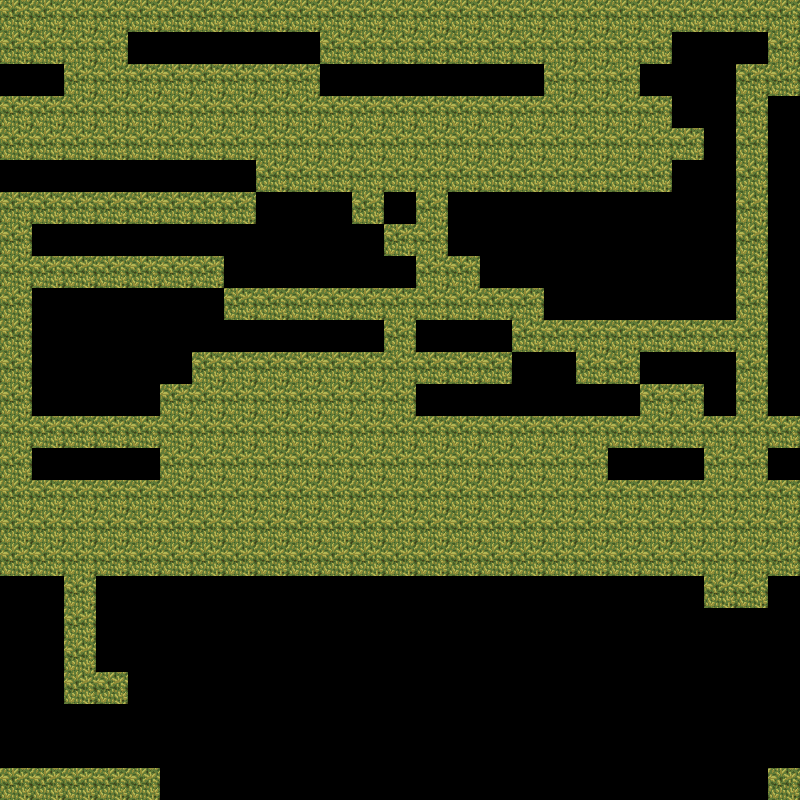

This game map was drawn from its Tiled (.tmx) file and the tilesets committed beside it. A one-line description and the trimmed map source follow:
An orthogonal 25x25 tile map with 32x32 px tiles, 1 tile layer (Tile Layer 1).

<map version="1.0" orientation="orthogonal" width="25" height="25" tilewidth="32" tileheight="32">
 <properties>
  <property name="name" value="The Forest" />
 </properties>
 <tileset firstgid="1" name="magecity" tilewidth="32" tileheight="32">
  <image source="../../images/magecity.png" width="256" height="1450" />
 </tileset>
 <layer name="Tile Layer 1" width="25" height="25">
  <data>[625 cells, 316 non-empty, 1 distinct tile ids]</data>
 </layer>
</map>
